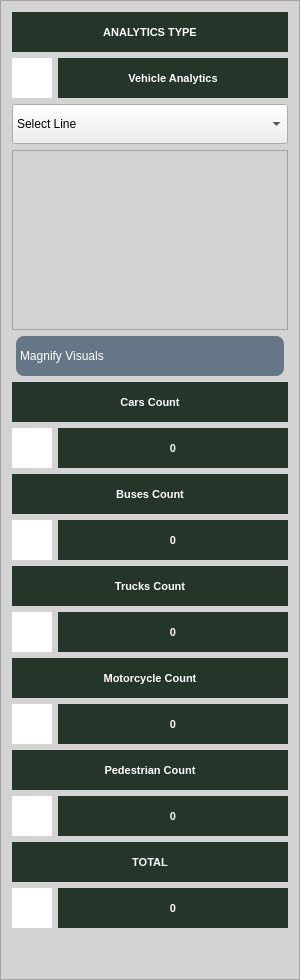
           <widget class="QFrame" name="frame_buttons_panel_2">
            <property name="minimumSize">
             <size>
              <width>300</width>
              <height>0</height>
             </size>
            </property>
            <property name="maximumSize">
             <size>
              <width>280</width>
              <height>16777215</height>
             </size>
            </property>
            <property name="styleSheet">
             <string notr="true">QFrame{
background-color: #d3d3d3;
}

QPushButton{
padding:4px;
background-color:#657786;
	font: 11pt &quot;MS Shell Dlg 2&quot;;
text-align:left;
color: #ffffff;
border-radius: 8px;
margin-left: 4px;
margin-right: 4px;
}

QLabel{
background-color:#253529;
color:#ffffff;
font-size: 11px;
	font-weight: bold;

}
QPushButton::hover{

background-color:#128C7E;
color: #ffffff;
border-radius: 8px;
 border-style: outset;
    border-width: 2px;
    border-color: #FFFFFF;
}
QPushButton::pressed
{
	background-color: qlineargradient(spread:pad, x1:0, y1:0.511, x2:1, y2:0.511, stop:0 rgba(0, 207, 179, 255),stop:1 rgba(70, 255, 230, 255));

}</string>
            </property>
            <property name="frameShape">
             <enum>QFrame::StyledPanel</enum>
            </property>
            <property name="frameShadow">
             <enum>QFrame::Raised</enum>
            </property>
            <layout class="QVBoxLayout" name="verticalLayout_47">
             <item>
              <widget class="QLabel" name="label_6">
               <property name="minimumSize">
                <size>
                 <width>0</width>
                 <height>40</height>
                </size>
               </property>
               <property name="maximumSize">
                <size>
                 <width>16777215</width>
                 <height>40</height>
                </size>
               </property>
               <property name="text">
                <string>ANALYTICS TYPE</string>
               </property>
               <property name="alignment">
                <set>Qt::AlignCenter</set>
               </property>
              </widget>
             </item>
             <item>
              <layout class="QHBoxLayout" name="horizontalLayout_62">
               <item>
                <widget class="QLabel" name="label_115">
                 <property name="minimumSize">
                  <size>
                   <width>40</width>
                   <height>40</height>
                  </size>
                 </property>
                 <property name="maximumSize">
                  <size>
                   <width>40</width>
                   <height>40</height>
                  </size>
                 </property>
                 <property name="styleSheet">
                  <string notr="true">background-color:#fff;
border-image: url(:/resources/icons/car_count_2.png);</string>
                 </property>
                 <property name="text">
                  <string/>
                 </property>
                </widget>
               </item>
               <item>
                <widget class="QLabel" name="label_117">
                 <property name="minimumSize">
                  <size>
                   <width>0</width>
                   <height>40</height>
                  </size>
                 </property>
                 <property name="maximumSize">
                  <size>
                   <width>16777215</width>
                   <height>40</height>
                  </size>
                 </property>
                 <property name="text">
                  <string>Vehicle Analytics</string>
                 </property>
                 <property name="alignment">
                  <set>Qt::AlignCenter</set>
                 </property>
                </widget>
               </item>
              </layout>
             </item>
             <item>
              <widget class="QComboBox" name="cb_counter_line">
               <property name="minimumSize">
                <size>
                 <width>0</width>
                 <height>40</height>
                </size>
               </property>
               <property name="maximumSize">
                <size>
                 <width>16777215</width>
                 <height>40</height>
                </size>
               </property>
               <item>
                <property name="text">
                 <string>Select Line</string>
                </property>
               </item>
              </widget>
             </item>
             <item>
              <widget class="QFrame" name="frame">
               <property name="minimumSize">
                <size>
                 <width>180</width>
                 <height>180</height>
                </size>
               </property>
               <property name="maximumSize">
                <size>
                 <width>280</width>
                 <height>180</height>
                </size>
               </property>
               <property name="frameShape">
                <enum>QFrame::StyledPanel</enum>
               </property>
               <property name="frameShadow">
                <enum>QFrame::Raised</enum>
               </property>
               <layout class="QVBoxLayout" name="verticalLayout_48">
                <item>
                 <layout class="QHBoxLayout" name="data_visual"/>
                </item>
               </layout>
              </widget>
             </item>
             <item>
              <widget class="QPushButton" name="btn_magnify_visuals">
               <property name="minimumSize">
                <size>
                 <width>0</width>
                 <height>40</height>
                </size>
               </property>
               <property name="text">
                <string>Magnify Visuals</string>
               </property>
               <property name="icon">
                <iconset resource="icons.qrc">
                 <normaloff>:/resources/icons/eye_2.png</normaloff>:/resources/icons/eye_2.png</iconset>
               </property>
               <property name="iconSize">
                <size>
                 <width>32</width>
                 <height>32</height>
                </size>
               </property>
              </widget>
             </item>
             <item>
              <layout class="QVBoxLayout" name="verticalLayout_46">
               <item>
                <widget class="QLabel" name="label_118">
                 <property name="minimumSize">
                  <size>
                   <width>0</width>
                   <height>40</height>
                  </size>
                 </property>
                 <property name="maximumSize">
                  <size>
                   <width>16777215</width>
                   <height>40</height>
                  </size>
                 </property>
                 <property name="text">
                  <string>Cars Count</string>
                 </property>
                 <property name="alignment">
                  <set>Qt::AlignCenter</set>
                 </property>
                </widget>
               </item>
               <item>
                <layout class="QHBoxLayout" name="horizontalLayout_64">
                 <item>
                  <widget class="QLabel" name="label_122">
                   <property name="minimumSize">
                    <size>
                     <width>40</width>
                     <height>40</height>
                    </size>
                   </property>
                   <property name="maximumSize">
                    <size>
                     <width>40</width>
                     <height>40</height>
                    </size>
                   </property>
                   <property name="styleSheet">
                    <string notr="true">background-color:#fff;
border-image: url(:/resources/icons/car_count_2.png);</string>
                   </property>
                   <property name="text">
                    <string/>
                   </property>
                  </widget>
                 </item>
                 <item>
                  <widget class="QLabel" name="lbl_car_count">
                   <property name="minimumSize">
                    <size>
                     <width>0</width>
                     <height>40</height>
                    </size>
                   </property>
                   <property name="maximumSize">
                    <size>
                     <width>16777215</width>
                     <height>40</height>
                    </size>
                   </property>
                   <property name="text">
                    <string>0</string>
                   </property>
                   <property name="alignment">
                    <set>Qt::AlignCenter</set>
                   </property>
                  </widget>
                 </item>
                </layout>
               </item>
               <item>
                <widget class="QLabel" name="label_119">
                 <property name="minimumSize">
                  <size>
                   <width>0</width>
                   <height>40</height>
                  </size>
                 </property>
                 <property name="maximumSize">
                  <size>
                   <width>16777215</width>
                   <height>40</height>
                  </size>
                 </property>
                 <property name="text">
                  <string>Buses Count</string>
                 </property>
                 <property name="alignment">
                  <set>Qt::AlignCenter</set>
                 </property>
                </widget>
               </item>
               <item>
                <layout class="QHBoxLayout" name="horizontalLayout_65">
                 <item>
                  <widget class="QLabel" name="label_124">
                   <property name="minimumSize">
                    <size>
                     <width>40</width>
                     <height>40</height>
                    </size>
                   </property>
                   <property name="maximumSize">
                    <size>
                     <width>40</width>
                     <height>40</height>
                    </size>
                   </property>
                   <property name="styleSheet">
                    <string notr="true">background-color:#fff;
border-image: url(:/resources/icons/bus_count.png);</string>
                   </property>
                   <property name="text">
                    <string/>
                   </property>
                  </widget>
                 </item>
                 <item>
                  <widget class="QLabel" name="lbl_bus_count">
                   <property name="minimumSize">
                    <size>
                     <width>0</width>
                     <height>40</height>
                    </size>
                   </property>
                   <property name="maximumSize">
                    <size>
                     <width>16777215</width>
                     <height>40</height>
                    </size>
                   </property>
                   <property name="text">
                    <string>0</string>
                   </property>
                   <property name="alignment">
                    <set>Qt::AlignCenter</set>
                   </property>
                  </widget>
                 </item>
                </layout>
               </item>
               <item>
                <widget class="QLabel" name="label_120">
                 <property name="minimumSize">
                  <size>
                   <width>0</width>
                   <height>40</height>
                  </size>
                 </property>
                 <property name="maximumSize">
                  <size>
                   <width>16777215</width>
                   <height>40</height>
                  </size>
                 </property>
                 <property name="text">
                  <string>Trucks Count</string>
                 </property>
                 <property name="alignment">
                  <set>Qt::AlignCenter</set>
                 </property>
                </widget>
               </item>
               <item>
                <layout class="QHBoxLayout" name="horizontalLayout_66">
                 <item>
                  <widget class="QLabel" name="label_126">
                   <property name="minimumSize">
                    <size>
                     <width>40</width>
                     <height>40</height>
                    </size>
                   </property>
                   <property name="maximumSize">
                    <size>
                     <width>40</width>
                     <height>40</height>
                    </size>
                   </property>
                   <property name="styleSheet">
                    <string notr="true">background-color:#fff;
border-image: url(:/resources/icons/truck_count.png);</string>
                   </property>
                   <property name="text">
                    <string/>
                   </property>
                  </widget>
                 </item>
                 <item>
                  <widget class="QLabel" name="lbl_truck_count">
                   <property name="minimumSize">
                    <size>
                     <width>0</width>
                     <height>40</height>
                    </size>
                   </property>
                   <property name="maximumSize">
                    <size>
                     <width>16777215</width>
                     <height>40</height>
                    </size>
                   </property>
                   <property name="text">
                    <string>0</string>
                   </property>
                   <property name="alignment">
                    <set>Qt::AlignCenter</set>
                   </property>
                  </widget>
                 </item>
                </layout>
               </item>
               <item>
                <widget class="QLabel" name="label_130">
                 <property name="minimumSize">
                  <size>
                   <width>0</width>
                   <height>40</height>
                  </size>
                 </property>
                 <property name="maximumSize">
                  <size>
                   <width>16777215</width>
                   <height>40</height>
                  </size>
                 </property>
                 <property name="text">
                  <string>Motorcycle Count</string>
                 </property>
                 <property name="alignment">
                  <set>Qt::AlignCenter</set>
                 </property>
                </widget>
               </item>
               <item>
                <layout class="QHBoxLayout" name="horizontalLayout_67">
                 <item>
                  <widget class="QLabel" name="label_128">
                   <property name="minimumSize">
                    <size>
                     <width>40</width>
                     <height>40</height>
                    </size>
                   </property>
                   <property name="maximumSize">
                    <size>
                     <width>40</width>
                     <height>40</height>
                    </size>
                   </property>
                   <property name="styleSheet">
                    <string notr="true">background-color:#fff;
border-image: url(:/resources/icons/motorcycle_count.png);</string>
                   </property>
                   <property name="text">
                    <string/>
                   </property>
                  </widget>
                 </item>
                 <item>
                  <widget class="QLabel" name="lbl_motor_cycle_count">
                   <property name="minimumSize">
                    <size>
                     <width>0</width>
                     <height>40</height>
                    </size>
                   </property>
                   <property name="maximumSize">
                    <size>
                     <width>16777215</width>
                     <height>40</height>
                    </size>
                   </property>
                   <property name="text">
                    <string>0</string>
                   </property>
                   <property name="alignment">
                    <set>Qt::AlignCenter</set>
                   </property>
                  </widget>
                 </item>
                </layout>
               </item>
               <item>
                <widget class="QLabel" name="label_131">
                 <property name="minimumSize">
                  <size>
                   <width>0</width>
                   <height>40</height>
                  </size>
                 </property>
                 <property name="maximumSize">
                  <size>
                   <width>16777215</width>
                   <height>40</height>
                  </size>
                 </property>
                 <property name="text">
                  <string>Pedestrian Count</string>
                 </property>
                 <property name="alignment">
                  <set>Qt::AlignCenter</set>
                 </property>
                </widget>
               </item>
               <item>
                <layout class="QHBoxLayout" name="horizontalLayout_68">
                 <item>
                  <widget class="QLabel" name="label_132">
                   <property name="minimumSize">
                    <size>
                     <width>40</width>
                     <height>40</height>
                    </size>
                   </property>
                   <property name="maximumSize">
                    <size>
                     <width>40</width>
                     <height>40</height>
                    </size>
                   </property>
                   <property name="styleSheet">
                    <string notr="true">background-color:#fff;
border-image: url(:/resources/icons/pedestrian_count.png);</string>
                   </property>
                   <property name="text">
                    <string/>
                   </property>
                  </widget>
                 </item>
                 <item>
                  <widget class="QLabel" name="lbl_pedestrian_count">
                   <property name="minimumSize">
                    <size>
                     <width>0</width>
                     <height>40</height>
                    </size>
                   </property>
                   <property name="maximumSize">
                    <size>
                     <width>16777215</width>
                     <height>40</height>
                    </size>
                   </property>
                   <property name="text">
                    <string>0</string>
                   </property>
                   <property name="alignment">
                    <set>Qt::AlignCenter</set>
                   </property>
                  </widget>
                 </item>
                </layout>
               </item>
               <item>
                <widget class="QLabel" name="label_134">
                 <property name="minimumSize">
                  <size>
                   <width>0</width>
                   <height>40</height>
                  </size>
                 </property>
                 <property name="maximumSize">
                  <size>
                   <width>16777215</width>
                   <height>40</height>
                  </size>
                 </property>
                 <property name="text">
                  <string>TOTAL</string>
                 </property>
                 <property name="alignment">
                  <set>Qt::AlignCenter</set>
                 </property>
                </widget>
               </item>
               <item>
                <layout class="QHBoxLayout" name="horizontalLayout_69">
                 <item>
                  <widget class="QLabel" name="label_133">
                   <property name="minimumSize">
                    <size>
                     <width>40</width>
                     <height>40</height>
                    </size>
                   </property>
                   <property name="maximumSize">
                    <size>
                     <width>40</width>
                     <height>40</height>
                    </size>
                   </property>
                   <property name="styleSheet">
                    <string notr="true">background-color:#fff;
border-image: url(:/resources/images/vehicles.png);</string>
                   </property>
                   <property name="text">
                    <string/>
                   </property>
                  </widget>
                 </item>
                 <item>
                  <widget class="QLabel" name="lbl_sum">
                   <property name="minimumSize">
                    <size>
                     <width>0</width>
                     <height>40</height>
                    </size>
                   </property>
                   <property name="maximumSize">
                    <size>
                     <width>16777215</width>
                     <height>40</height>
                    </size>
                   </property>
                   <property name="text">
                    <string>0</string>
                   </property>
                   <property name="alignment">
                    <set>Qt::AlignCenter</set>
                   </property>
                  </widget>
                 </item>
                </layout>
               </item>
              </layout>
             </item>
             <item>
              <spacer name="verticalSpacer_14">
               <property name="orientation">
                <enum>Qt::Vertical</enum>
               </property>
               <property name="sizeHint" stdset="0">
                <size>
                 <width>20</width>
                 <height>40</height>
                </size>
               </property>
              </spacer>
             </item>
            </layout>
           </widget>
